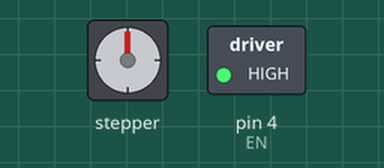
Simulated run of this program. Board: Arduino Nano, built with avr-gcc and run on an emulated ATmega328P. On the bench: stepper motor, switched loads named in the program (green lamp = pin HIGH). Wiring (inferred from the names in the program): stepper motor (2048 steps per turn assumed): coils pin 3, pin 10, pin 2, pin 5. Pins used as bus, display or sensor lines are not drawn.

Above: at 0.1 s.
At 29.1 s:
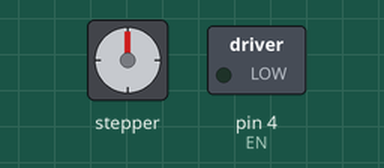
Timing chart, 0 to 30.6 s (numbered marks = the images above):
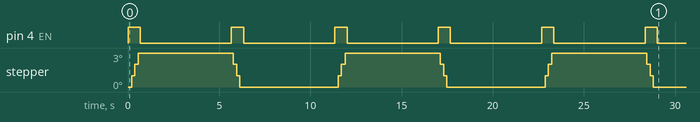

The program:

main.cpp
```cpp
// #include <Arduino.h>

int Total_Cycle(int No_of_Cycle);
void Clockwise();
void Anti_Clockwise();

//         ----------------[ User Input ]-------------------

int No_of_Steps = 20; // Total Steps in one cycle.
float PPS = 30;      // Pulse per Seconds(PPS).
int No_of_Cycle = 3;
int Motor_OFF_time = 5; // Stepper motroe OFF delay Time(s).

//         -----------------------------------------------

float OP_time_s = (1 / PPS) * 1000; //  One pulse Time(s)
int OP_time = (int)OP_time_s;       //  One pulse Time(ms)

// Pin define
int EN = 4;                               // IC Enable pin
int phasePins[] = {3, 2, 10, 5};          // A, A_, B, B_
int Index_F[] = {0, 1, 2, 3, 1, 0, 3, 2}; // Forward rotation -Pins index NOTE:- If steps in Even 2
int Index_R[] = {2, 3, 0, 1, 3, 2, 1, 0}; // Reverse rotation -Pins index NOTE:- If steps in Even 2

int i = 0;
int odd = 0;

void setup()
{
  // Serial.begin(9600);
  for (int j = 0; j < 4; j++)
  {
    pinMode(phasePins[j], OUTPUT);
  }
  pinMode(EN, OUTPUT);

  // starting position.
  digitalWrite(3, HIGH);
  digitalWrite(2, LOW);
  digitalWrite(10, HIGH);
  digitalWrite(5, LOW);
  digitalWrite(EN, LOW);

  Total_Cycle(No_of_Cycle);
}

int Total_Cycle(int No_of_Cycle)
{
  for (int l = 0; l < No_of_Cycle; l++)
  {
    digitalWrite(EN, HIGH);

    Clockwise();
    // Serial.println("Clock_out"); //-------

    digitalWrite(EN, LOW);
    delay(Motor_OFF_time * 1000);
    digitalWrite(EN, HIGH);

    Anti_Clockwise();
    // Serial.println("Anti_out"); //--------

    digitalWrite(EN, LOW);
    delay(Motor_OFF_time * 1000);
  }
  return 0;
}

void loop()
{
//   digitalWrite(EN, HIGH);

//   Clockwise();
//   // Serial.println("Clock_out"); //-------

//   digitalWrite(EN, LOW);
//   delay(Motor_OFF_time * 1000);
//   digitalWrite(EN, HIGH);

//   Anti_Clockwise();
//   // Serial.println("Anti_out"); //--------

//   digitalWrite(EN, LOW);
//   delay(Motor_OFF_time * 1000);
}

void Clockwise()
{
  int count = 0;
  while (count != No_of_Steps)
  {
    delay(OP_time);
    digitalWrite(phasePins[Index_F[i]], LOW);
    i += 1;
    digitalWrite(phasePins[Index_F[i]], HIGH);
    i += 1;
    count += 1;
    // Serial.print(count);
    // Serial.print(" Fw_step - Complete  ---  ");
    // Serial.print(Index_F[i - 2]);
    // Serial.println(Index_F[i - 1]);

    if (i == 8)
    {
      i = 0;
    }
  }
  delay(10);
}

void Anti_Clockwise()
{
  int count = 0;
  if (No_of_Steps % 2 != 0)
  {
    for (int k = 0; k < 4; k++)
    {
      i += 1;
      if (i == 8)
      {
        i = 0;
      }
    }
  }
  while (count != No_of_Steps)
  {
    digitalWrite(phasePins[Index_R[i]], LOW);
    i += 1;
    digitalWrite(phasePins[Index_R[i]], HIGH);
    delay(OP_time);
    i += 1;
    count += 1;
    // Serial.print(count);
    // Serial.print(" RW_step - Complete  ---  ");
    // Serial.print(Index_R[i - 2]);
    // Serial.println(Index_R[i - 1]);
    if (i == 8)
    {
      i = 0;
    }
  }
  delay(10);
}
```
